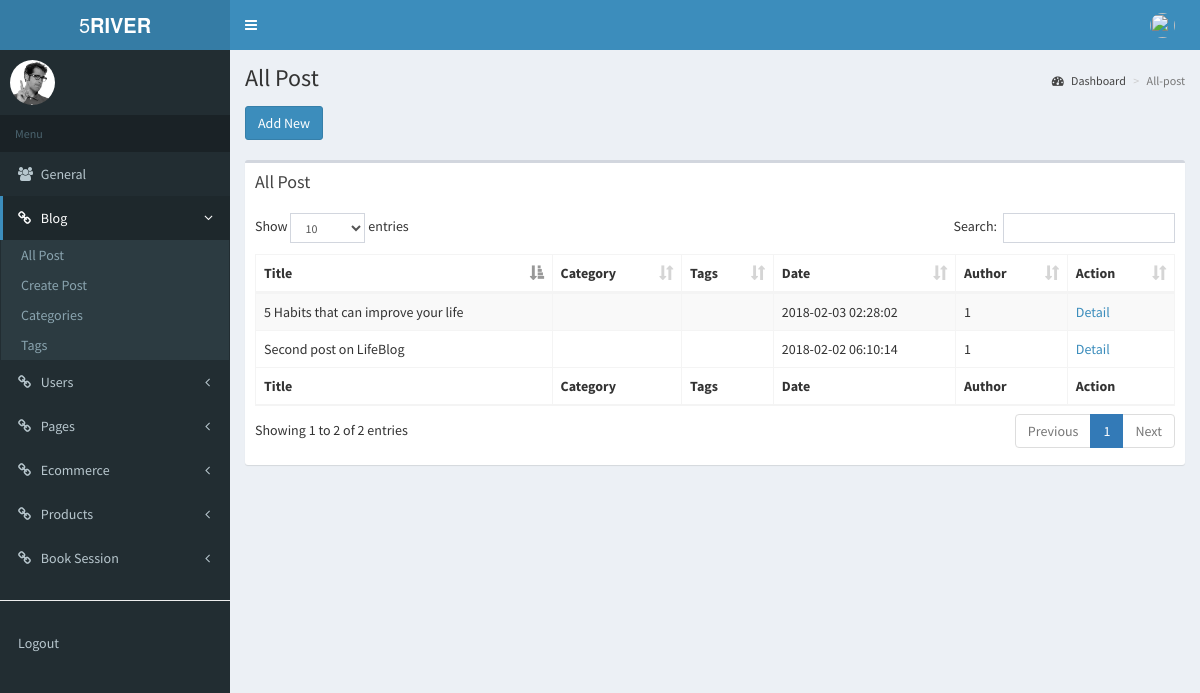
Page /all-post.php on the committed database.
### tables this page shows
CREATE TABLE `posts` (
  `id` int(11) NOT NULL,
  `user_id` int(11) DEFAULT NULL,
  `title` varchar(255) NOT NULL,
  `slug` varchar(255) NOT NULL,
  `views` int(11) NOT NULL DEFAULT '0',
  `image` varchar(255) NOT NULL,
  `body` text NOT NULL,
  `published` tinyint(1) NOT NULL,
  `created_at` timestamp NOT NULL DEFAULT CURRENT_TIMESTAMP ON UPDATE CURRENT_TIMESTAMP,
  `updated_at` timestamp NOT NULL DEFAULT '0000-00-00 00:00:00',
  `category` varchar(255) NOT NULL,
  `tags` varchar(255) NOT NULL
);

### inc/procedure.php (called while the page is built, shortened)
<?php
function select($selection , $tablename, $where){
	$len = strlen($where);
	if ($len > 0) {
		$sql = 'SELECT '.$selection.' FROM '.$tablename.' where '.$where.'';
	}else{
		$sql = 'SELECT '.$selection.' FROM '.$tablename.'';
	}
	$result = mysqli_query($GLOBALS['conn'], $sql);
	if (mysqli_num_rows($result) > 0) {
	    $i = 1;
	    $collector = array();
	    while($row = mysqli_fetch_assoc($result)) {
	    	$collector[$i] = $row;
	    	$i++;
	    }
	    return $collector;
	} else {
	    return NULL;
	}
}

### all-post.php (the view, shortened to what this page needs)
<link rel="stylesheet" href="bower_components/datatables.net-bs/css/dataTables.bootstrap.min.css">
  <section class="content container-fluid">
  	<a class="btn btn-primary">Add New</a>
  	<br><br>
  	<div class="box">
          <div class="box-header">
            <h3 class="box-title">All Post</h3>
          </div>
          <div class="box-body">
            <table id="example1" class="table table-bordered table-striped">
              <thead>
              <tr>
                <th>Title</th>
                <th>Category</th>
                <th>Tags</th>
                <th>Date</th>
                <th>Author</th>
                <th>Action</th>
              </tr>
              </thead>
              <tbody>
              <?php
              	$result = select('*', 'posts' , '');
              	foreach ($result as $key => $value) {
            	echo '<tr>
	                  <td>'.$value["title"].'</td>
	                  <td>'.$value["category"].'</th>
	                  <td>'.$value["tags"].'</td>
	                  <td>'.$value["created_at"].'</td>
	                  <td>'.$value["user_id"].'</td>
	                  <td><a>Detail</a></td>
	            </tr>';
               }
              ?>
              </tbody>
              <tfoot>
              <tr>
                <th>Title</th>
                <th>Category</th>
                <th>Tags</th>
                <th>Date</th>
                <th>Author</th>
                <th>Action</th>
              </tr>
              </tfoot>
            </table>
          </div>
        </div>
  </section>

### rows in the picture
posts: title "5 Habits that can improve your life", created_at "2018-02-03 02:28:02", user "1"
posts: title "Second post on LifeBlog", created_at "2018-02-02 06:10:14", user "1"

### other values in the picture
str_replace('-' , ' ' , basename($_SERVER["SCRIPT_FILENAME"], '.php')) "All Post"
basename($_SERVER["SCRIPT_FILENAME"], '.php') "All-post"
